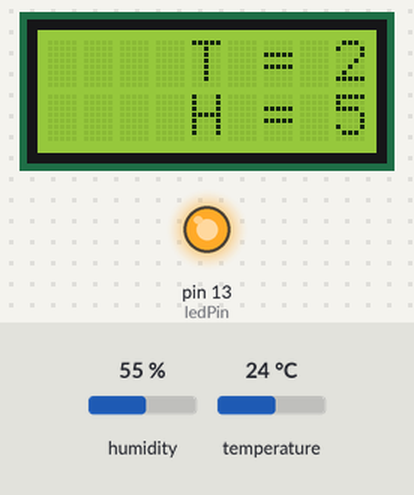
Simulated run of this sketch. Board: Arduino Uno, built with avr-gcc and run on an emulated ATmega328P. Shown: 9×2 character LCD, output pins drawn as LEDs (lit = HIGH). The inputs (shaded band) are chosen by the test bench; at power-on: humidity 55 %, temperature 24 °C. What the sketch prints to the serial monitor is not drawn.

Above: at 3.6 s.
3.7 s: humidity set to 22 %
At 8.6 s:
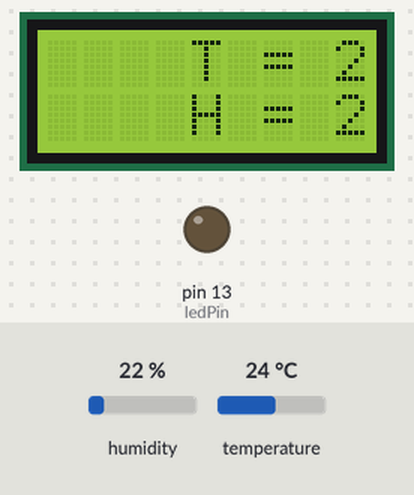
13.5 s: temperature set to 12 °C
At 17.4 s:
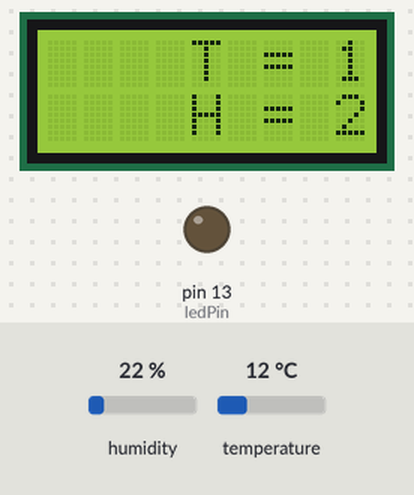
19.2 s: humidity set to 40 %
At 24.9 s:
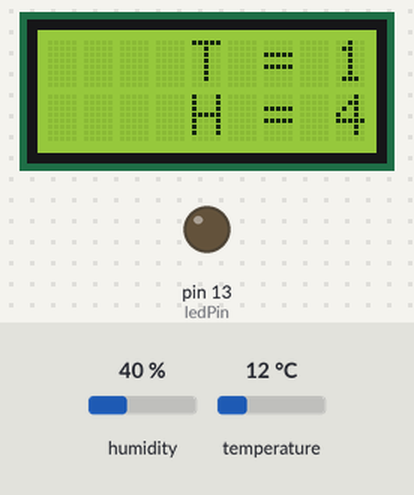
25.5 s: temperature set to 28 °C
At 29.3 s:
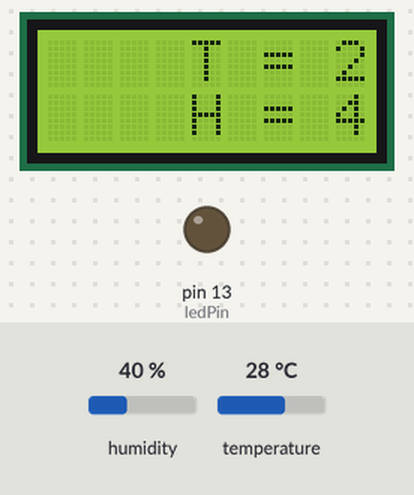
Timing chart, 0 to 32.2 s (numbered marks = the images above; inputs shaded):
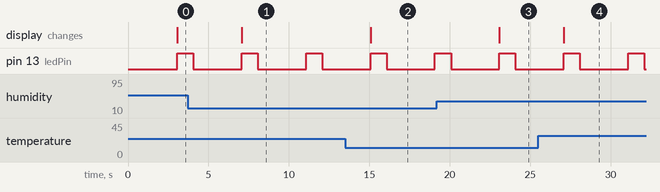

The sketch:

THERMO_HUM_LCD.ino
```cpp
//Wojciech Widak 2021

//www.elegoo.com
//2016.12.9

/*

 Library originally added 18 Apr 2008
 by David A. Mellis
 library modified 5 Jul 2009
 by Limor Fried (http://www.ladyada.net)
 example added 9 Jul 2009
 by Tom Igoe
 modified 22 Nov 2010
 by Tom Igoe

 */

// include the library code:
#include <LiquidCrystal.h>
#include <dht_nonblocking.h>
#define DHT_SENSOR_TYPE DHT_TYPE_11

//Defining what pin Arudino LED is connected to in this case pin 13.

int ledPin = 13;

// initialize the library with the numbers of the interface pins
LiquidCrystal lcd(7, 8, 9, 10, 11, 12);

static const int DHT_SENSOR_PIN = 2;
DHT_nonblocking dht_sensor( DHT_SENSOR_PIN, DHT_SENSOR_TYPE );

void setup() {

  //Initialise serial port for Serial Monitor data display

  Serial.begin( 9600);

  //initialize pins as outputs

  pinMode (ledPin, OUTPUT);

  // set up the LCD's number of columns and rows:
  lcd.begin(9, 2);

  // for hum & temp sensor
  Serial.begin( 9600);
}

// for hum & temp sensor
static bool measure_environment( float *temperature, float *humidity )
{
  static unsigned long measurement_timestamp = millis( );

  /* Measure once every four seconds. */
  if( millis( ) - measurement_timestamp > 3000ul )
  {
    if( dht_sensor.measure( temperature, humidity ) == true )
    {
      measurement_timestamp = millis( );
      return( true );
    }
  }
  return( false );
}


void loop() {

  float temperature;
  float humidity;

  /* Measure temperature and humidity.  If the functions returns
     true, then a measurement is available. */
  if( measure_environment( &temperature, &humidity ) == true )
  {
    Serial.print( "T = " );
    Serial.print( temperature, 1 );
    Serial.print( " deg. C, H = " );
    Serial.print( humidity, 1 );
    Serial.println( "%" );

    lcd.setCursor(4, 0);

    lcd.print( "T = " );
    lcd.print( temperature, 1 );

    lcd.setCursor(4, 1);

    lcd.print( "H = " );
    lcd.print( humidity, 1 );

    // Turning LED on (high)

    digitalWrite(ledPin, HIGH);

    // Wait time in miliseconds
    delay(1000);

    // Turning LED off (low)
    digitalWrite(ledPin, LOW);

    delay(3000);
  }

}
```

Measured:
- after the input at 3.7 s, the display: changes after 3.4 s (image 1)
- after the input at 13.5 s, the display: changes after 1.6 s (image 2)
- after the input at 19.2 s, the display: changes after 3.9 s (image 3)
- after the input at 25.5 s, the display: changes after 1.6 s (image 4)
- by itself, pin 13 (ledPin): alternates HIGH for 1.0 s and LOW for 3.0 s
